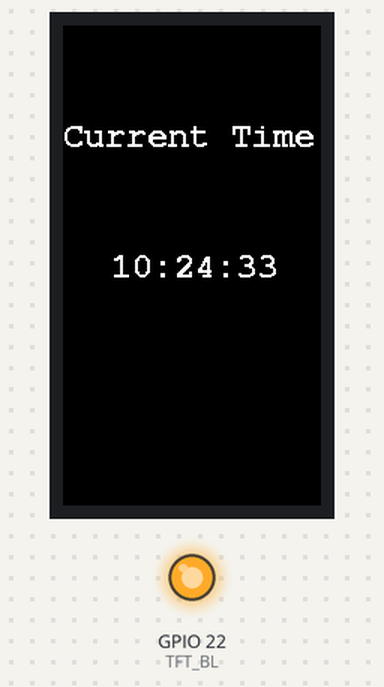
Simulated run of this sketch. Board: ESP32-C6. Parts: 172×320 colour display, output pins drawn as LEDs (lit = HIGH). WiFi joins after 1.5 s; servers stay silent unless stated; the local clock reads 2024-03-15 10:24:30 at power-on unless the sketch sets it; what the sketch prints to the serial monitor is not drawn.

Above: at 3.9 s.
At 6.9 s:
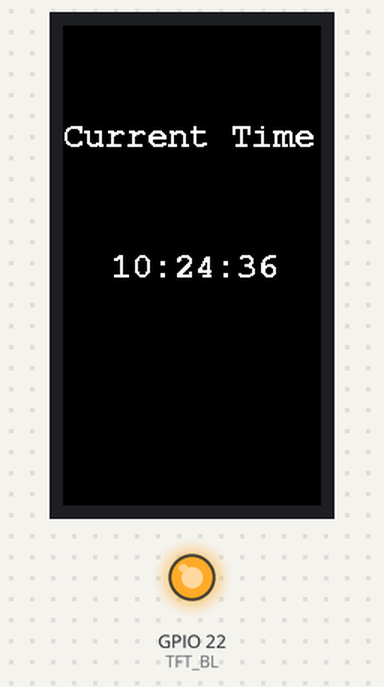
At 11.9 s:
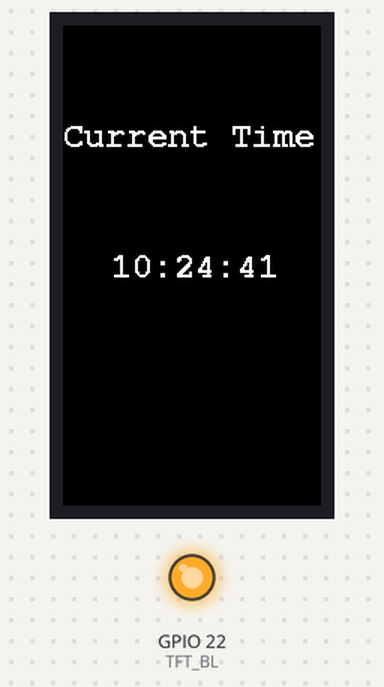
At 21.0 s:
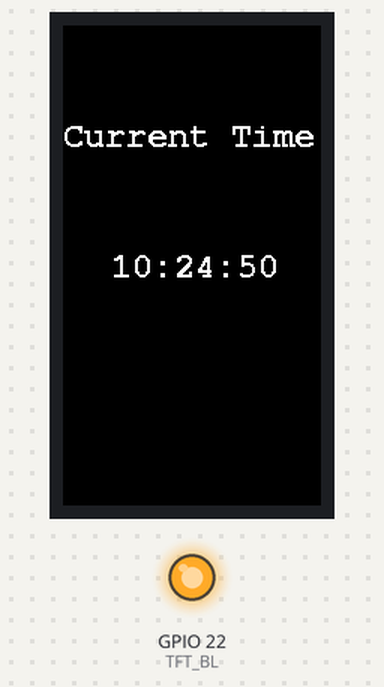
At 30.0 s:
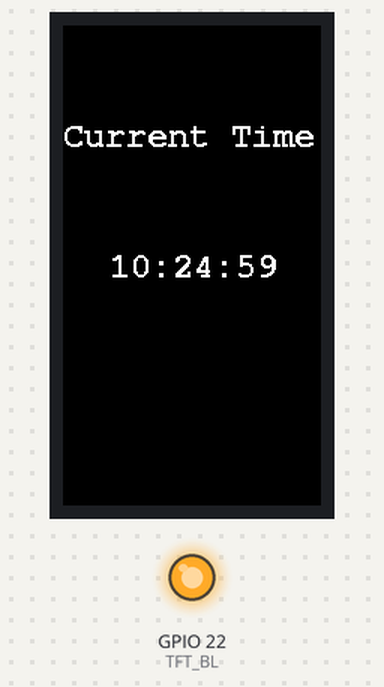
At 39.0 s:
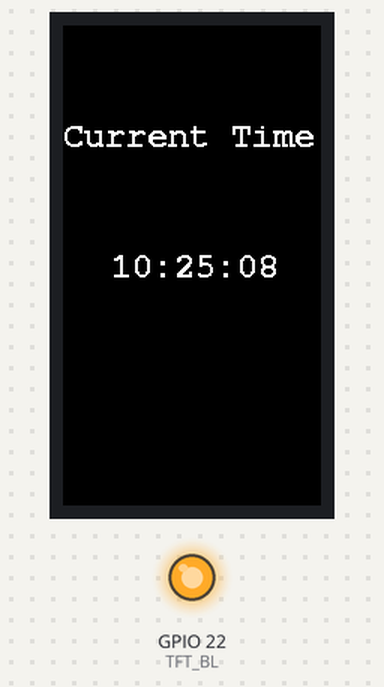

Measured:
- what the display in image 0 shows lasts 1.0 s, from 3.8 s to 4.8 s

The sketch:

Clock_ESP32_C6_LCD_1.47.ino
```cpp
#include <WiFi.h>
#include <time.h>
#include <Adafruit_GFX.h>
#include <Adafruit_ST7789.h>
#include <Fonts/FreeMonoBold12pt7b.h>
#include <SPI.h>

// WiFi credentials
#define WIFI_SSID "chanwifi"
#define WIFI_PASSWORD "90362439"
#define WIFI_CHANNEL 6

// NTP server settings
#define NTP_SERVER "pool.ntp.org"
#define UTC_OFFSET (8 * 3600) // UTC offset in seconds (0 for UTC)
#define UTC_OFFSET_DST 0 // Daylight saving time offset in seconds

// SPI pins
#define TFT_CS    14
#define TFT_DC    15
#define TFT_RST   21
#define TFT_MOSI  6
#define TFT_SCK   7
// Backlight pin (optional, comment out if not used)
#define TFT_BL    22

// Colors (RGB565 format)
#define COLOR_BLACK 0x0000
#define COLOR_WHITE 0xFFFF

// LCD dimensions
#define LCD_WIDTH  172
#define LCD_HEIGHT 320

// Initialize ST7789 display
Adafruit_ST7789 tft = Adafruit_ST7789(TFT_CS, TFT_DC, TFT_MOSI, TFT_SCK, TFT_RST);

void setup() {
  Serial.begin(115200);

  // Initialize backlight (if used)
#ifdef TFT_BL
  pinMode(TFT_BL, OUTPUT);
  digitalWrite(TFT_BL, HIGH); // Turn on backlight
#endif

  // Initialize LCD
  tft.init(LCD_WIDTH, LCD_HEIGHT);
  Serial.println("LCD Init Done");
  tft.setRotation(0); // 0 for VERTICAL, 1 for HORIZONTAL
  tft.fillScreen(COLOR_BLACK); // Clear screen

  // Test full-screen fill
  tft.fillScreen(COLOR_WHITE);
  Serial.println("Filled screen white");
  delay(2000); // Show white screen for 2 seconds
  tft.fillScreen(COLOR_BLACK);
  Serial.println("Cleared screen to black");

  // Configure text
  tft.setFont(&FreeMonoBold12pt7b); // Large font
  tft.setTextColor(COLOR_WHITE, COLOR_BLACK); // White text, black background
  tft.setTextSize(1); // 2x scale (~24-30 pixels)

  // Connect to WiFi
  Serial.println("Connecting to WiFi...");
  WiFi.begin(WIFI_SSID, WIFI_PASSWORD, WIFI_CHANNEL);
  while (WiFi.status() != WL_CONNECTED) {
    delay(500);
    Serial.print(".");
  }
  Serial.println("");
  Serial.println("WiFi connected");
  Serial.print("IP address: ");
  Serial.println(WiFi.localIP());

  // Configure time with NTP server
  configTime(UTC_OFFSET, UTC_OFFSET_DST, NTP_SERVER);
  Serial.println("Synchronizing time...");
  tft.setCursor(0, LCD_HEIGHT/4);
  tft.print("Current Time");
}

void loop() {
  struct tm timeinfo;
  if (!getLocalTime(&timeinfo)) {
    Serial.println("Failed to obtain time");
    return;
  }

  // Format time string (HH:MM:SS)
  char timeStr[9];
  strftime(timeStr, sizeof(timeStr), "%H:%M:%S", &timeinfo);
  Serial.println(timeStr);

  // Calculate text bounds for centering
  int16_t x1, y1;
  uint16_t w, h;
  tft.getTextBounds(timeStr, 0, 0, &x1, &y1, &w, &h);
  Serial.printf("Text width: %d, height: %d\n", w, h);

  // Clear previous text area
  int16_t textX = (LCD_WIDTH - w) / 2;
  int16_t textY = (LCD_HEIGHT - h) / 2 + h; // Adjust for baseline
  tft.fillRect(textX, textY - h, w+sizeof(timeStr), h+sizeof(timeStr), COLOR_BLACK);

  // Draw new time string
  tft.setCursor(textX, textY);
  tft.print(timeStr);

  delay(1000); // Update every second
}
```
